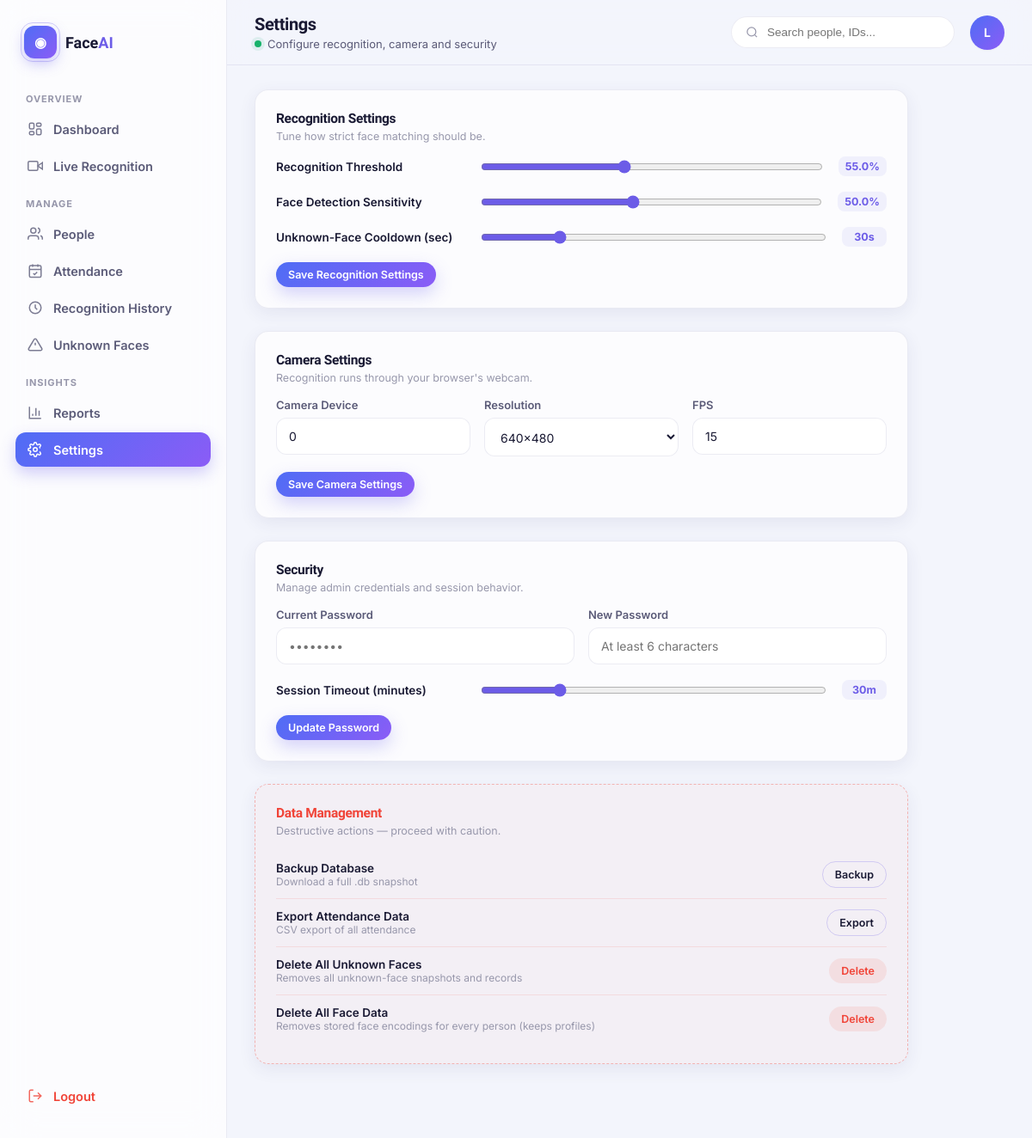
The page /settings (signed in) on the database its author committed.
### tables this page shows
CREATE TABLE settings (
            key TEXT PRIMARY KEY,
            value TEXT
        );

### app.py (the view)
@app.route("/settings")
@login_required
def settings_page():
    conn = db.get_db()
    rows = conn.execute("SELECT key, value FROM settings").fetchall()
    conn.close()
    settings = {r["key"]: r["value"] for r in rows}
    return render_template("settings.html", active="settings", settings=settings)

### app.py (called while the page is built)
def login_required(f):
    @wraps(f)
    def wrapper(*args, **kwargs):
        if not session.get("user_id"):
            if request.path.startswith("/api/"):
                return jsonify({"success": False, "error": "Not authenticated"}), 401
            return redirect(url_for("login"))
        return f(*args, **kwargs)
    return wrapper

@app.context_processor
def inject_globals():
    return {
        "admin_name": session.get("full_name", "Admin"),
        "now": datetime.now(),
    }

### database.py (called while the page is built)
def get_db():
    conn = sqlite3.connect(DB_PATH)
    conn.row_factory = sqlite3.Row
    conn.execute("PRAGMA foreign_keys = ON")
    return conn

### templates/settings.html (shortened to what this page needs)
{% extends "base.html" %}
{% block topbar_title %}Settings{% endblock %}
{% block topbar_sub %}<span class="dot dot-success"></span> Configure recognition, camera and security{% endblock %}
{% block content %}
<div class="fade-in-up" style="max-width:760px;">
  <div class="card settings-section">
    <h3>Recognition Settings</h3>
    <p class="section-sub">Tune how strict face matching should be.</p>
    <div class="slider-row">
      <label>Recognition Threshold</label>
      <input type="range" id="thresholdSlider" min="0.3" max="0.9" step="0.01" value="{{ settings.recognition_threshold }}">
      <span class="val-badge" id="thresholdVal">{{ (settings.recognition_threshold|float * 100)|round(0) }}%</span>
    </div>
    <div class="slider-row">
      <label>Face Detection Sensitivity</label>
      <input type="range" id="sensitivitySlider" min="0.1" max="1" step="0.05" value="{{ settings.detection_sensitivity }}">
      <span class="val-badge" id="sensitivityVal">{{ (settings.detection_sensitivity|float * 100)|round(0) }}%</span>
    </div>
    <div class="slider-row">
      <label>Unknown-Face Cooldown (sec)</label>
      <input type="range" id="cooldownSlider" min="5" max="120" step="5" value="{{ settings.unknown_cooldown_seconds }}">
      <span class="val-badge" id="cooldownVal">{{ settings.unknown_cooldown_seconds }}s</span>
    </div>
    <button class="btn btn-primary btn-sm" id="saveRecognitionBtn">Save Recognition Settings</button>
  </div>
  <div class="card settings-section">
    <h3>Camera Settings</h3>
    <p class="section-sub">Recognition runs through your browser's webcam.</p>
    <div class="grid-3">
      <div class="field-group">
        <label>Camera Device</label>
        <div class="field-input-wrap"><input type="text" id="cameraDevice" value="{{ settings.camera_device }}" placeholder="0"></div>
      </div>
      <div class="field-group">
        <label>Resolution</label>
        <div class="field-input-wrap">
          <select id="resolution">
            <option {% if settings.resolution=='640x480' %}selected{% endif %}>640x480</option>
          </select>
        </div>
      </div>
      <div class="field-group">
        <label>FPS</label>
        <div class="field-input-wrap"><input type="number" id="fps" value="{{ settings.fps }}"></div>
      </div>
    </div>
    <button class="btn btn-primary btn-sm" id="saveCameraBtn">Save Camera Settings</button>
  </div>
  <div class="card settings-section">
    <h3>Security</h3>
    <p class="section-sub">Manage admin credentials and session behavior.</p>
    <div class="grid-2">
      <div class="field-group">
        <label>Current Password</label>
        <div class="field-input-wrap"><input type="password" id="currentPassword" placeholder="••••••••"></div>
      </div>
      <div class="field-group">
        <label>New Password</label>
        <div class="field-input-wrap"><input type="password" id="newPassword" placeholder="At least 6 characters"></div>
      </div>
    </div>
    <div class="slider-row">
      <label>Session Timeout (minutes)</label>
      <input type="range" id="sessionSlider" min="5" max="120" step="5" value="{{ settings.session_timeout }}">
      <span class="val-badge" id="sessionVal">{{ settings.session_timeout }}m</span>
    </div>
    <button class="btn btn-primary btn-sm" id="changePasswordBtn">Update Password</button>
  </div>
  <div class="card settings-section danger-zone">
    <h3 style="color:var(--danger);">Data Management</h3>
    <p class="section-sub">Destructive actions — proceed with caution.</p>
    <div class="danger-row">
      <div><div class="dr-title">Backup Database</div><div class="dr-sub">Download a full .db snapshot</div></div>
      <a href="/api/settings/backup-database" class="btn btn-outline btn-sm">Backup</a>
    </div>
    <div class="danger-row">
      <div><div class="dr-title">Export Attendance Data</div><div class="dr-sub">CSV export of all attendance</div></div>
      <a href="/api/reports/export/csv" class="btn btn-outline btn-sm">Export</a>
    </div>
    <div class="danger-row">
      <div><div class="dr-title">Delete All Unknown Faces</div><div class="dr-sub">Removes all unknown-face snapshots and records</div></div>
      <button class="btn btn-danger btn-sm" id="deleteUnknownBtn">Delete</button>
    </div>
    <div class="danger-row">
      <div><div class="dr-title">Delete All Face Data</div><div class="dr-sub">Removes stored face encodings for every person (keeps profiles)</div></div>
      <button class="btn btn-danger btn-sm" id="deleteFaceDataBtn">Delete</button>
    </div>
  </div>
</div>
{% endblock %}

### static/css/style.css (style rules this page uses)
:root { --bg: #f3f5fc; --bg-alt: #eef1fb; --surface: rgba(255, 255, 255, 0.72); --surface-solid: #ffffff; --border: rgba(139, 139, 180, 0.16); --border-strong: rgba(108, 92, 231, 0.25); --text-primary: #191933; --text-secondary: #5b5b78; --text-muted: #9797ab; --accent-blue: #4f6df5; --accent-purple: #8b5cf6; --accent-violet: #6c5ce7; --accent-gradient: linear-gradient(135deg, #4f6df5 0%, #8b5cf6 100%); --accent-gradient-soft: linear-gradient(135deg, rgba(79,109,245,0.12) 0%, rgba(139,92,246,0.12) 100%); --success: #17b26a; --success-bg: rgba(23, 178, 106, 0.1); --warning: #f79009; --warning-bg: rgba(247, 144, 9, 0.1); --danger: #f04438; --danger-bg: rgba(240, 68, 56, 0.1); --shadow-sm: 0 1px 2px rgba(24, 24, 60, 0.04); --shadow-md: 0 6px 20px rgba(45, 45, 110, 0.08); --shadow-lg: 0 16px 40px rgba(45, 45, 110, 0.14); --shadow-glow: 0 0 0 4px rgba(108, 92, 231, 0.1); --radius-sm: 10px; --radius-md: 16px; --radius-lg: 22px; --radius-full: 999px; --sidebar-w: 264px; --topbar-h: 76px; --font-display: 'Sora', 'Segoe UI', sans-serif; --font-body: 'Inter', 'Segoe UI', sans-serif; }
* { box-sizing: border-box; }
html, body { margin: 0; padding: 0; background: var(--bg); color: var(--text-primary); font-family: var(--font-body); -webkit-font-smoothing: antialiased; scroll-behavior: smooth; }
h1, h2, h3, h4, h5, .display { font-family: var(--font-display); font-weight: 700; letter-spacing: -0.02em; margin: 0; }
p { margin: 0; }
a { text-decoration: none; color: inherit; }
button { font-family: var(--font-body); cursor: pointer; }
.card { background: var(--surface); backdrop-filter: blur(18px); border: 1px solid var(--border); border-radius: var(--radius-md); box-shadow: var(--shadow-md); padding: 24px; transition: transform .25s ease, box-shadow .25s ease, border-color .25s ease; }
.btn { display: inline-flex; align-items: center; justify-content: center; gap: 8px; padding: 11px 20px; border-radius: var(--radius-full); border: none; font-weight: 600; font-size: 14px; transition: transform .18s ease, box-shadow .18s ease, opacity .18s ease; white-space: nowrap; }
.btn-primary { background: var(--accent-gradient); color: #fff; box-shadow: 0 8px 20px rgba(108,92,231,0.28); }
.btn-outline { background: transparent; border: 1.5px solid var(--border-strong); color: var(--text-primary); }
.btn-danger { background: var(--danger-bg); color: var(--danger); }
.btn-sm { padding: 7px 14px; font-size: 12.5px; }
.dot { width: 8px; height: 8px; border-radius: 50%; display: inline-block; }
.dot-success { background: var(--success); box-shadow: 0 0 0 4px var(--success-bg); animation: pulseDot 2s infinite; }
.fade-in-up { animation: fadeInUp .55s cubic-bezier(.2,.7,.3,1) both; }
.field-group { margin-bottom: 18px; }
.field-group label { display: block; font-size: 13px; font-weight: 600; color: var(--text-secondary); margin-bottom: 7px; }
.field-input-wrap { position: relative; }
.field-input-wrap input, .field-input-wrap select, .field-input-wrap textarea { width: 100%; padding: 12px 14px; border-radius: 12px; border: 1.5px solid var(--border); background: var(--surface-solid); font-size: 14px; color: var(--text-primary); outline: none; transition: border-color .18s, box-shadow .18s; font-family: var(--font-body); }
.settings-section { margin-bottom: 26px; }
.settings-section h3 { font-size: 15.5px; margin-bottom: 4px; }
.settings-section .section-sub { font-size: 12.5px; color: var(--text-muted); margin-bottom: 16px; }
.slider-row { display: flex; align-items: center; gap: 16px; margin-bottom: 18px; }
.slider-row label { flex-shrink: 0; width: 220px; font-size: 13.5px; font-weight: 600; }
.slider-row input[type=range] { flex: 1; accent-color: var(--accent-violet); }
.slider-row .val-badge { min-width: 52px; text-align: center; font-size: 12.5px; font-weight: 700; color: var(--accent-violet); background: rgba(108,92,231,0.08); padding: 4px 8px; border-radius: 8px; }
.danger-zone { border: 1.5px dashed rgba(240,68,56,0.35); background: rgba(240,68,56,0.03); }
.danger-row { display: flex; align-items: center; justify-content: space-between; padding: 12px 0; border-bottom: 1px solid rgba(240,68,56,0.12); }
.danger-row:last-child { border-bottom: none; }
.danger-row .dr-title { font-weight: 600; font-size: 13.5px; }
.danger-row .dr-sub { font-size: 12px; color: var(--text-muted); }
.grid-2 { display: grid; grid-template-columns: 1fr 1fr; gap: 16px; }
.grid-3 { display: grid; grid-template-columns: 1fr 1fr 1fr; gap: 16px; }

### rows shown on the page
settings: recognition_threshold "0.55", (settings.recognition_threshold|float*100)|round(0) "55.0"
settings: detection_sensitivity "0.5", (settings.detection_sensitivity|float*100)|round(0) "50.0"
settings: unknown_cooldown_seconds "30"
settings: value "640x480"
settings: fps "15"
settings: session_timeout "30"

### other values the page prints
{{ admin_name[0]|upper if admin_name else 'A' }} "L"
